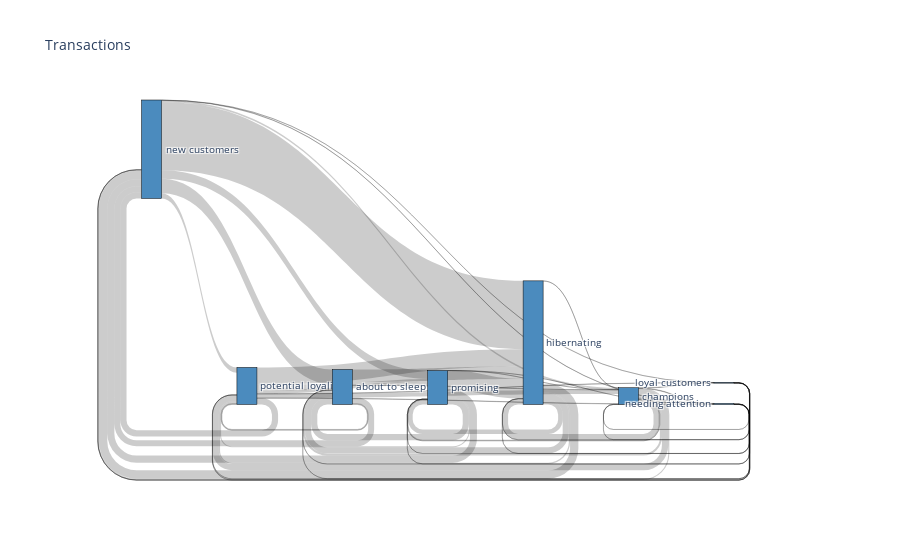

Notebook code cell kept with this figure:
### Code cell
sank = genSankey(df,cat_cols=['source','target'],value_cols='weight',title='Transactions')
fig = go.Figure(sank)
iplot(fig)

### Figure 1 — Plotly figure (JSON) as saved in the notebook; plotly's stock layout.template omitted (floating-point values rounded to 4 significant figures)
{"data": [{"link": {"source": [2, 2, 2, 2, 2, 5, 5, 5, 5, 5, 5, 5, 4, 4, 4, 4, 4, 7, 7, 7, 7, 7, 7, 6, 6, 6, 6, 6, 6, 0, 0, 0, 0, 0, 0, 0, 1, 1, 1, 1, 1, 1, 1, 3, 3, 3, 3, 3, 3], "target": [5, 4, 0, 1, 3, 2, 4, 7, 6, 0, 1, 3, 2, 5, 0, 1, 3, 2, 5, 4, 0, 1, 3, 2, 5, 4, 0, 1, 3, 2, 5, 4, 7, 6, 1, 3, 2, 5, 4, 7, 6, 0, 3, 2, 5, 4, 6, 0, 1], "value": [17, 1434, 693, 94, 365, 235, 644, 44, 58, 127, 727, 89, 709, 25, 959, 141, 526, 7, 10, 17, 8, 11, 3, 14, 3, 16, 6, 12, 6, 1671, 192, 7871, 14, 26, 602, 969, 675, 466, 1996, 19, 30, 710, 369, 709, 11, 2259, 1, 811, 120]}, "node": {"color": ["#4B8BBE", "#4B8BBE", "#4B8BBE", "#4B8BBE", "#4B8BBE", "#4B8BBE", "#4B8BBE", "#4B8BBE", "#306998", "#306998", "#306998", "#306998", "#306998", "#306998", "#306998", "#306998"], "label": ["new customers", "potential loyalist", "about to sleep", "promising", "hibernating", "champions", "needing attention", "loyal customers"], "line": {"color": "black", "width": 0.5}, "pad": 15, "thickness": 20}, "type": "sankey"}], "layout": {"font": {"size": 10}, "title": {"text": "Transactions"}}}
